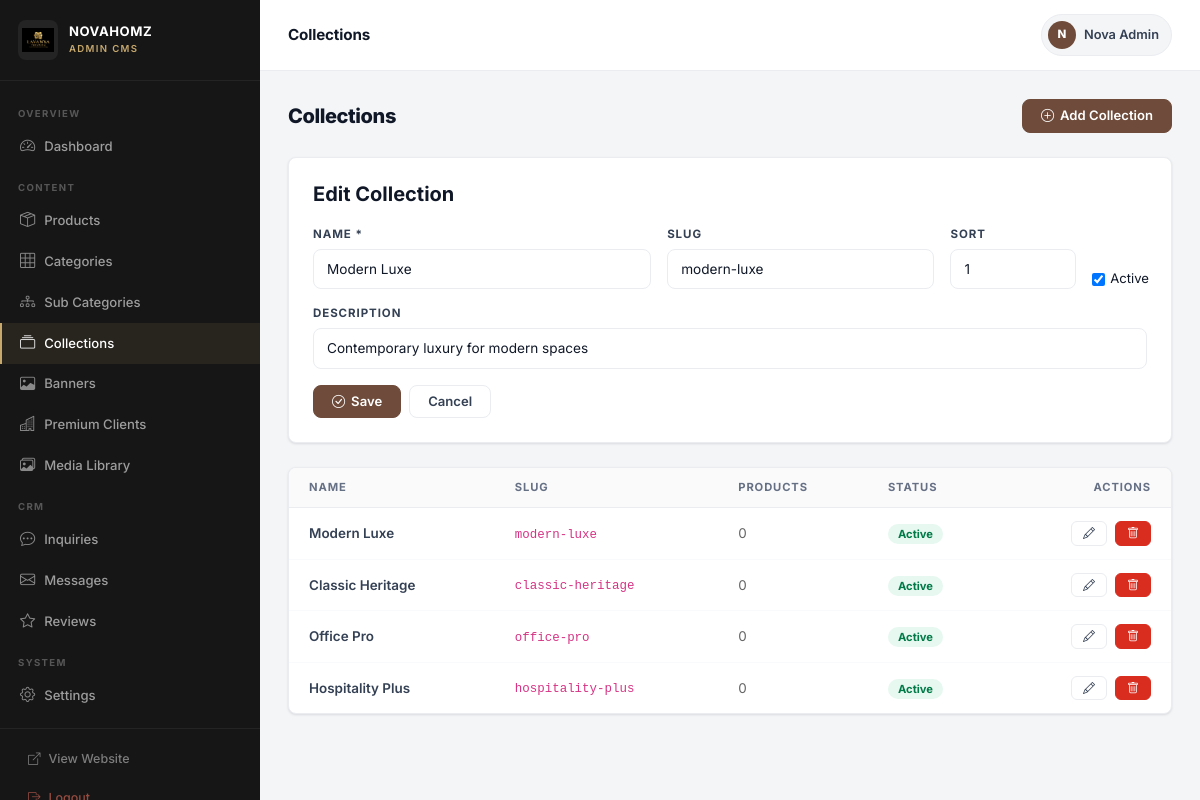
The page /admin/collections/index.php?edit=1 (signed in) on the database its author committed.
### tables this page shows
CREATE TABLE `collections` (
  `id`          INT UNSIGNED NOT NULL AUTO_INCREMENT,
  `name`        VARCHAR(100) NOT NULL,
  `slug`        VARCHAR(120) NOT NULL UNIQUE,
  `description` TEXT DEFAULT NULL,
  `image`       VARCHAR(255) DEFAULT NULL,
  `sort_order`  INT NOT NULL DEFAULT 0,
  `is_active`   TINYINT(1) NOT NULL DEFAULT 1,
  `created_at`  DATETIME NOT NULL DEFAULT CURRENT_TIMESTAMP,
  PRIMARY KEY (`id`)
);

### admin/collections/index.php (the view, shortened to what this page needs)
<?php
$db = getDB();
$edit = null;
if (isset($_GET['edit'])) {
    $s = $db->prepare("SELECT * FROM collections WHERE id=:id"); $s->execute([':id'=>$_GET['edit']]);
    $edit = $s->fetch();
}
$collections = $db->query("SELECT c.*, (SELECT COUNT(*) FROM products p WHERE p.collection_id=c.id) AS product_count FROM collections c ORDER BY c.sort_order ASC")->fetchAll();
include __DIR__ . '/../layout.php';
?>
<div class="adm-page-header">
  <h1>Collections</h1>
  <a href="?add=1" class="adm-btn adm-btn-primary"><i class="bi bi-plus-circle"></i> Add Collection</a>
</div>
<?php if (isset($_GET['add']) || $edit): ?>
<div class="adm-card mb-4">
  <h5 style="font-weight:700;margin-bottom:20px;"><?php echo $edit ? 'Edit Collection' : 'New Collection'; ?></h5>
  <form method="POST">
    <div class="row g-3">
      <div class="col-md-5"><label class="adm-label">Name *</label><input type="text" name="name" class="adm-input" required value="<?php echo htmlspecialchars($edit['name'] ?? ''); ?>"></div>
      <div class="col-md-4"><label class="adm-label">Slug</label><input type="text" name="slug" class="adm-input" value="<?php echo htmlspecialchars($edit['slug'] ?? ''); ?>"></div>
      <div class="col-md-2"><label class="adm-label">Sort</label><input type="number" name="sort_order" class="adm-input" value="<?php echo $edit['sort_order'] ?? 0; ?>"></div>
      <div class="col-md-1" style="display:flex;align-items:end;"><label style="display:flex;align-items:center;gap:5px;font-size:0.82rem;cursor:pointer;"><input type="checkbox" name="is_active" value="1" <?php echo ($edit['is_active'] ?? 1)?'checked':''; ?> style="accent-color:var(--brown);"> Active</label></div>
      <div class="col-12"><label class="adm-label">Description</label><input type="text" name="description" class="adm-input" value="<?php echo htmlspecialchars($edit['description'] ?? ''); ?>"></div>
      <div class="col-12 d-flex gap-2">
        <button type="submit" class="adm-btn adm-btn-primary"><i class="bi bi-check-circle"></i> Save</button>
        <a href="index.php" class="adm-btn adm-btn-secondary">Cancel</a>
      </div>
    </div>
  </form>
</div>
<?php endif; ?>
<div class="adm-table">
  <table>
    <thead><tr><th>Name</th><th>Slug</th><th>Products</th><th>Status</th><th style="text-align:right;">Actions</th></tr></thead>
    <tbody>
      <?php foreach ($collections as $c): ?>
      <tr>
        <td style="font-weight:600;"><?php echo htmlspecialchars($c['name']); ?></td>
        <td><code style="font-size:0.78rem;"><?php echo htmlspecialchars($c['slug']); ?></code></td>
        <td style="color:#666;"><?php echo $c['product_count']; ?></td>
        <td><?php echo $c['is_active'] ? '<span class="badge-active">Active</span>' : '<span class="badge-inactive">Inactive</span>'; ?></td>
        <td style="text-align:right;">
          <div class="d-flex gap-2 justify-content-end">
            <a href="?edit=<?php echo $c['id']; ?>" class="adm-btn adm-btn-secondary adm-btn-sm"><i class="bi bi-pencil"></i></a>
            <a href="?delete=<?php echo $c['id']; ?>" class="adm-btn adm-btn-danger adm-btn-sm" data-confirm="Delete '<?php echo addslashes($c['name']); ?>'?"><i class="bi bi-trash"></i></a>
          </div>
        </td>
      </tr>
      <?php endforeach; ?>
    </tbody>
  </table>
</div>
<?php include __DIR__ . '/../layout_footer.php'; ?>

### assets/css/admin.css (style rules this page uses)
:root { --lc-primary: #6E4B3A; --lc-primary-d: #4E3428; --lc-accent: #C7A86D; --lc-accent-lt: #E8D5B0; --lc-sidebar-w: 260px; --lc-sidebar-bg:#161616; --lc-sidebar-bd:rgba(255,255,255,.06); --lc-bg: #F4F5F7; --lc-card: #FFFFFF; --lc-border: #EAECF0; --lc-text: #101828; --lc-text-md: #344054; --lc-text-lt: #667085; --lc-success: #12B76A; --lc-danger: #D92D20; --lc-warn: #DC6803; --lc-info: #1570EF; --lc-radius: 8px; --lc-shadow-sm: 0 1px 3px rgba(16,24,40,.08), 0 1px 2px rgba(16,24,40,.04); --lc-shadow-md: 0 4px 16px rgba(16,24,40,.1), 0 2px 8px rgba(16,24,40,.06); --lc-t: .18s ease; }
*, *::before, *::after { box-sizing: border-box; }
body { font-family: 'Inter', 'Segoe UI', system-ui, sans-serif; background: var(--lc-bg); color: var(--lc-text); margin: 0; font-size: 14px; line-height: 1.5; }
a { text-decoration: none; color: inherit; }
.adm-card { background: var(--lc-card); border: 1px solid var(--lc-border); border-radius: var(--lc-radius); box-shadow: var(--lc-shadow-sm); padding: 24px; }
.adm-table { background: var(--lc-card); border: 1px solid var(--lc-border); border-radius: var(--lc-radius); box-shadow: var(--lc-shadow-sm); overflow: hidden; }
.adm-table table { width: 100%; border-collapse: collapse; min-width: 500px; }
.adm-table thead th { background: #FAFAFA; padding: 11px 16px; font-size: .7rem; font-weight: 700; text-transform: uppercase; letter-spacing: .08em; color: var(--lc-text-lt); text-align: left; border-bottom: 1px solid var(--lc-border); white-space: nowrap; }
.adm-table thead th:first-child { padding-left: 20px; }
.adm-table thead th:last-child { padding-right: 20px; }
.adm-table tbody td { padding: 13px 16px; font-size: .84rem; color: var(--lc-text-md); border-bottom: 1px solid #F9FAFB; vertical-align: middle; }
.adm-table tbody td:first-child { padding-left: 20px; }
.adm-table tbody td:last-child { padding-right: 20px; }
.adm-table tbody tr:last-child td { border-bottom: none; }
.adm-btn { display: inline-flex; align-items: center; justify-content: center; gap: 6px; padding: 9px 18px; border-radius: var(--lc-radius); font-size: .82rem; font-weight: 600; cursor: pointer; border: 1px solid transparent; transition: all var(--lc-t); white-space: nowrap; text-decoration: none; line-height: 1; }
.adm-btn-primary { background: var(--lc-primary); color: #fff; border-color: var(--lc-primary); }
.adm-btn-danger { background: var(--lc-danger); color: #fff; border-color: var(--lc-danger); }
.adm-btn-secondary { background: #fff; color: var(--lc-text-md); border-color: var(--lc-border); }
.adm-btn-sm { padding: 5px 11px; font-size: .75rem; border-radius: 6px; }
.adm-label { display: block; font-size: .72rem; font-weight: 700; text-transform: uppercase; letter-spacing: .08em; color: var(--lc-text-md); margin-bottom: 6px; }
.adm-input, .adm-select, .adm-textarea { display: block; width: 100%; padding: 9px 13px; border: 1.5px solid var(--lc-border); border-radius: var(--lc-radius); font-size: .85rem; font-family: inherit; color: var(--lc-text); background: #fff; outline: none; transition: border-color var(--lc-t), box-shadow var(--lc-t); appearance: none; }
.adm-input::placeholder, .adm-textarea::placeholder { color: #9CA3AF; }
.badge-active { background: rgba(18,183,106,.1); color: #027A48; padding: 3px 10px; border-radius: 20px; font-size: .7rem; font-weight: 700; }
.adm-page-header { display: flex; align-items: center; justify-content: space-between; margin-bottom: 24px; gap: 14px; flex-wrap: wrap; }
.adm-page-header h1 { font-size: 1.25rem; font-weight: 800; margin: 0; color: var(--lc-text); letter-spacing: -.02em; }

### rows shown on the page
collections: name "Modern Luxe", slug "modern-luxe", sort_order "1", is_active "☑", description "Contemporary luxury for modern spaces", product_count "0", shows "Active"
collections: name "Classic Heritage", slug "classic-heritage", product_count "0", is_active "Active"
collections: name "Office Pro", slug "office-pro", product_count "0", is_active "Active"
collections: name "Hospitality Plus", slug "hospitality-plus", product_count "0", is_active "Active"

### other values the page prints
$brandName "NOVAHOMZ"
$a_title "Collections"
substr($admin['name'] ?: 'A', 0, 1) "N"
$admin['name'] ?: 'Admin' "Nova Admin"
